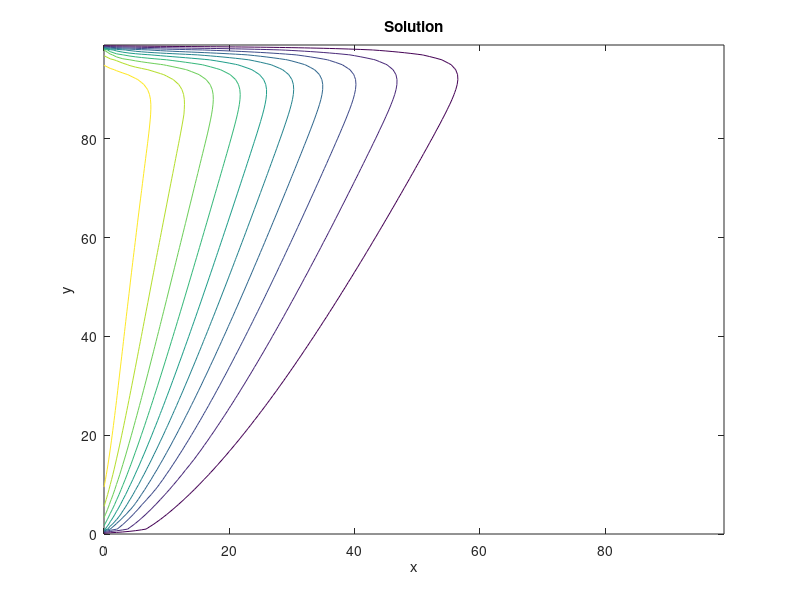

Source code (MATLAB):
clear;close all;clc;

% With non-equal weights, things get more complicated in the main solver
% loop, compared to D1Q2 and D2Q4, which both have lattice links of equal
% weight.

% As you may have noticed, the addition of advection only changes the
% collision step, and not the streaming step nor the BCs (but we did change 
% the type of BC from the diffusion-only version).

% Input parameters.
nodes = [100, 100]; % x nodes, y nodes.
u = 0.1;
v = 0.4;
dh = 1; % dh = dx = dy.
dt = 1; % timestep.
timesteps = 400;
alpha = 1.0; % Physical constant.
twall = 1.0; % Left-hand wall temperature.

% Constants.
w = zeros(9,1);
w(1) = 4/9;
w(2:5) = 1/9;
w(6:9) = 1/36;

% Derived inputs.
L = dh*[nodes(1)-1, nodes(2)-1] ; % x , y dimensions of physical domain.
ck = dh/dt;
csq = ck.^2;
omega = 1 / (3*alpha/(dt*csq)+0.5);

% Initialize.
x = linspace(0,L(1),nodes(1))';
y = linspace(0,L(2),nodes(2))';
f = zeros(nodes(2),nodes(1),9);
feq = zeros(nodes(2),nodes(1),9);
% BC initialize.
for k = 1:9
    f(:,1,k) = w(k)*twall; % left wall.
end

% Main loop.
reconstruction_time = 0;
collision_time = 0;
streaming_time = 0;
bc_time = 0;
for iter = 1:timesteps
    % Reconstruct T.
    tic;
    rho = f(:,:,1);
    for k = 2:9
        rho = rho + f(:,:,k);
    end
    reconstruction_time = reconstruction_time + toc;
    % Collision
    tic;
    feq(:,:,1) = w(1)*rho;
    feq(:,:,2) = w(2)*rho*(1 + 3*u/ck);
    feq(:,:,3) = w(3)*rho*(1 + 3*v/ck);
    feq(:,:,4) = w(4)*rho*(1 - 3*u/ck);
    feq(:,:,5) = w(5)*rho*(1 - 3*v/ck);
    feq(:,:,6) = w(6)*rho*(1 + 3*(u+v)/ck);
    feq(:,:,7) = w(7)*rho*(1 + 3*(-u+v)/ck);
    feq(:,:,8) = w(8)*rho*(1 - 3*(u+v)/ck);
    feq(:,:,9) = w(9)*rho*(1 + 3*(u-v)/ck);
    for k = 1:9
        f(:,:,k) = omega*feq(:,:,k) + (1-omega)*f(:,:,k);
    end
    collision_time = collision_time + toc;
    % Streaming
    tic;
    f(:,2:end,2) = f(:,1:end-1,2); % East vector.
    f(2:end,:,3) = f(1:end-1,:,3); % North vector.
    f(:,1:end-1,4) = f(:,2:end,4); % West vector.
    f(1:end-1,:,5) = f(2:end,:,5); % South vector.
    f(2:end,2:end,6) = f(1:end-1,1:end-1,6); % Northeast vector.
    f(2:end,1:end-1,7) = f(1:end-1,2:end,7); % Northwest vector.
    f(1:end-1,1:end-1,8) = f(2:end,2:end,8); % Southwest vector.
    f(1:end-1,2:end,9) = f(2:end,1:end-1,9); % Southeast vector.
    streaming_time = streaming_time + toc;
    % Boundary conditions
    tic;
    f(:,1,2) = w(2)*twall + w(4)*twall - f(:,1,4); % Left boundary, T = 1.0.
    f(:,1,6) = w(6)*twall + w(8)*twall - f(:,1,8); % Left boundary, T = 1.0.
    f(:,1,9) = w(9)*twall + w(7)*twall - f(:,1,7); % Left boundary, T = 1.0.
    f(:,end,4) = -f(:,end,2); % Right boundary, T = 0.
    f(:,end,7) = -f(:,end,9); % Right boundary, T = 0.
    f(:,end,8) = -f(:,end,6); % Right boundary, T = 0.
    f(:,end,3) = -f(:,end,5); % Right boundary, T = 0.
    f(:,end,1) = 0; % Right boundary, T = 0.
    f(end,:,5) = -f(end,:,3); % Top boundary, T = 0.
    f(end,:,8) = -f(end,:,6); % Top boundary, T = 0.
    f(end,:,9) = -f(end,:,7); % Top boundary, T = 0.
    f(end,:,2) = -f(end,:,4); % Top boundary, T = 0.
    f(end,:,1) = 0; % Top boundary, T = 0.
%     for k = 2:9
%         f(1,:,k) = f(2,:,k); % Bottom boundary, adiabatic.
%     end
    f(1,:,3) = -f(1,:,5); % Bottom boundary, T = 0.
    f(1,:,7) = -f(1,:,9); % Bottom boundary, T = 0.
    f(1,:,6) = -f(1,:,8); % Bottom boundary, T = 0.
    f(1,:,2) = -f(1,:,4); % Bottom boundary, T = 0.
    f(1,:,1) = 0; % Bottom boundary, T = 0.
    bc_time = bc_time + toc;
end
tic;
rho = f(:,:,1);
for k = 2:9
    rho = rho + f(:,:,k);
end
reconstruction_time = reconstruction_time + toc;

% Timing outputs.
total_time = reconstruction_time + collision_time + streaming_time + bc_time;
disp(['Solution reconstruction time (s): ' num2str(reconstruction_time)]);
disp(['Collision time (s): ' num2str(collision_time)]);
disp(['Streaming time (s): ' num2str(streaming_time)]);
disp(['BC time (s): ' num2str(bc_time)]);
disp(['Solution reconstruction fraction: ' num2str(reconstruction_time/total_time)]);
disp(['Collision fraction: ' num2str(collision_time/total_time)]);
disp(['Streaming fraction: ' num2str(streaming_time/total_time)]);
disp(['BC fraction: ' num2str(bc_time/total_time)]);

% Plotting results!
[X, Y] = meshgrid(x,y);
contour(X, Y, rho);
title('Solution');
xlabel('x');
ylabel('y');





